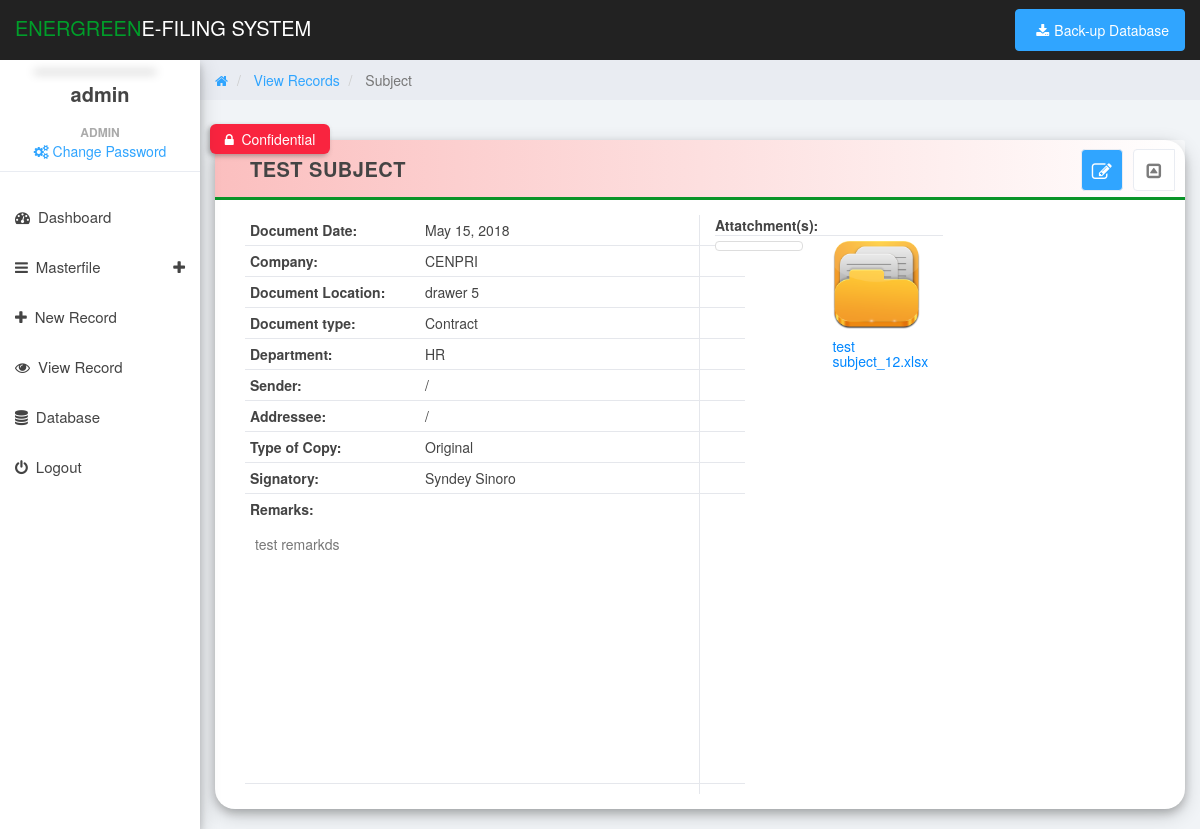
The app's page /view_details2.php?id=1 (signed in) with its own data.
### tables this page shows
CREATE TABLE IF NOT EXISTS `document_info` (
`document_id` int(11) NOT NULL,
  `type_id` int(11) NOT NULL,
  `user_id` int(11) NOT NULL,
  `company_id` int(11) NOT NULL DEFAULT '0',
  `department_id` int(11) NOT NULL,
  `logged_date` varchar(255) DEFAULT NULL,
  `document_date` varchar(255) DEFAULT NULL,
  `location_id` int(11) NOT NULL DEFAULT '0',
  `subject` text NOT NULL,
  `copy_type` varchar(100) DEFAULT NULL,
  `confidential` varchar(15) DEFAULT NULL,
  `sender_company` varchar(150) DEFAULT NULL,
  `sender_person` varchar(255) DEFAULT NULL,
  `addressee_company` varchar(150) DEFAULT NULL,
  `addressee_person` varchar(255) DEFAULT NULL,
  `addressee` varchar(255) DEFAULT NULL,
  `signatory` varchar(255) DEFAULT NULL,
  `remarks` text NOT NULL,
  `email_attach` int(11) NOT NULL DEFAULT '0',
  `email_sender` varchar(255) DEFAULT NULL
);

CREATE TABLE IF NOT EXISTS `company` (
`company_id` int(11) NOT NULL,
  `company_name` varchar(255) NOT NULL
);

CREATE TABLE IF NOT EXISTS `document_location` (
`location_id` int(11) NOT NULL,
  `location_name` varchar(255) DEFAULT NULL
);

CREATE TABLE IF NOT EXISTS `document_type` (
`type_id` int(11) NOT NULL,
  `type_name` varchar(100) DEFAULT NULL
);

CREATE TABLE IF NOT EXISTS `department` (
`department_id` int(11) NOT NULL,
  `department_name` varchar(100) DEFAULT NULL
);

CREATE TABLE IF NOT EXISTS `document_attach` (
`attach_id` int(11) NOT NULL,
  `document_id` int(11) NOT NULL,
  `attach_file` varchar(255) DEFAULT NULL,
  `attach_remarks` text NOT NULL
);

### functions/functions.php (called while the page is built, shortened)
<?php
	function getInfo($con, $column, $table, $id, $value_id){
		$get = $con->query("SELECT $column FROM $table WHERE $id = '$value_id'");
		$fetch = $get->fetch_array();
		return $fetch[$column];
	}
?>

### view_details2.php (the view, shortened to what this page needs)
<?php
	include('header.php');
	include 'functions/functions.php';
	if(isset($_GET['id'])){
        $id = $_GET['id'];
    } else {
        $id = '';
    }
?>
<body>
	<div class="col-sm-9 col-sm-offset-3 col-lg-10 col-lg-offset-2 main">
		<div class="row">
			<ol class="breadcrumb">
				<li>
					<a href="#">
						<em class="fa fa-home"></em>
					</a>
				</li>
				<li class="active">
					<a href="viewrecord.php">
						View Records
					</a>
				</li>
				<li class="active">
					Subject
				</li>
			</ol>
		</div>
		<div class="row">
			<div class="col-md-12">
				<div class="panel panel-default box-shadow">
					<?php
						$query = mysqli_query($con,"SELECT * FROM document_info WHERE document_id = '$id'");
						$row = mysqli_fetch_array($query);
					?>
						<?php if($row['confidential'] == 'Yes') { ?>
						<span class="tooltiptext"> <span class="fa fa-lock"></span>&nbsp Confidential</span>
						<?php } ?>
					<div class="panel-heading <?php echo (($row[confidential] == 'Yes') ? 'panel-confi' :''); ?>" style="border-bottom:3px solid #099428">
						<table width="100%">
							<tr>
								<td style="text-transform:uppercase;padding-left:20px">
									<strong>
										 <?php echo $row['subject'];?>
									</strong>
									<span class="pull-right clickable panel-toggle panel-button-tab-left"><em class="fa fa-toggle-up"></em></span>
									<a class="pull-right  btn-primary panel-toggle" style="background:#30a5ff;color:white" href="newrecord.php?docid=<?php echo $id; ?>"><em class="fa fa-edit"></em></a>
								</td>
							</tr>
						</table>
					</div>
					<div class="panel-body">
						<div class="canvas-wrapper">
							<div class="col-lg-6" style="border-right:1px solid #e5e7ec">
								<table width="100%">
									<tr>
										<td class="tr-class" width="35%"><strong>Document Date:</strong></td>
										<td class="tr-class" width="65%"><span><?php echo (!empty($row['document_date']) ? date("F d, Y",strtotime($row['document_date'])) : '');?></span></td>
									</tr>
									<tr>
										<td class="tr-class" width="35%"><strong>Company:</strong></td>
										<td class="tr-class" width="65%"><span><?php echo getInfo($con, 'company_name', 'company', 'company_id',  $row['company_id']);?></span></td>
									</tr>
									<tr>
										<td class="tr-class" width="35%"><strong>Document Location:</strong></td>
										<td class="tr-class" width="65%"><span><?php echo getInfo($con, 'location_name', 'document_location', 'location_id',  $row['location_id']);?></span></td>
									</tr>
									<tr>
										<td class="tr-class" width="35%"><strong>Document type:</strong></td>
										<td class="tr-class" width="65%"><span><?php echo getInfo($con, 'type_name', 'document_type', 'type_id',  $row['type_id']);?></span></td>
									</tr>
									<tr>
										<td class="tr-class" width="35%"><strong>Department:</strong></td>
										<td class="tr-class" width="65%"><span><?php echo getInfo($con, 'department_name', 'department', 'department_id',  $row['department_id']);?></span></td>
									</tr>
									<tr>
										<td class="tr-class" width="35%"><strong>Sender:</strong></td>
										<td class="tr-class"><span><?php echo $row['sender_company'].' / '.$row['sender_person'];?></span></td>
									</tr>
									<tr>
										<td class="tr-class" width="35%"><strong>Addressee:</strong></td>
										<td class="tr-class"><span><?php echo $row['addressee_company'].' / '.$row['addressee_person'];?></span></td>
									</tr>
									<tr>
										<td class="tr-class" width="35%"><strong>Type of Copy:</strong></td>
										<td class="tr-class" width="65%"><span><?php echo $row['copy_type'];?></span></td>
									</tr>
									<tr>
										<td class="tr-class" width="35%"><strong>Signatory:</strong></td>
										<td class="tr-class" width="65%"><span><?php echo $row['signatory'];?></span></td>
									</tr>
									<tr>
										<td colspan="2" style="padding:5px"><strong>Remarks:</strong></td>
									</tr>
									<tr>
										<td colspan="2">
											<p class="p_remarks">
												<span><?php echo $row['remarks'];?></span>
											</p>
										</td>
									</tr>
								</table>
							</div>
							<div class="col-lg-6">
								<div class="row" style="padding-left:15px">
									<strong>Attatchment(s):</strong>
									<div style="border-bottom:1px solid #e5e7ec;width:50%;margin-bottom:5px"></div>
								</div>
								<div class="row">
									<?php
		                                $sql1 = mysqli_query($con,"SELECT * FROM document_attach WHERE document_id = '$row[document_id]'");
		                                while ($row2 = mysqli_fetch_array($sql1)){
		                                $cert1=explode(".",$row2['attach_file']);
		                                $attach2 = $cert1[1];
		                                if($attach2=='png' || $attach2=='jpg' || $attach2 == 'jpeg' || $attach2 == 'PNG' || $attach2 == 'JPG' || $attach2 == 'JPEG'){
		                            ?>
									<div class="col-lg-3 col-md-4 col-xs-6 thumb animate-box ">
		                                <a class="thumbnail shadow" href="#" data-image-id="" data-toggle="modal" data-title="<?php echo $row2['attach_remarks'];?>" data-caption="<?php echo $row2['attach_remarks'];?>" data-image="upload/<?php echo $row2['attach_file'];?>" data-target="#image-gallery">
		                                </a>
		                            </div>
		                            <?php } else { ?>
		                            	<div class="col-lg-3 col-md-4 col-xs-6 thumb animate-box ">
		                            		<a class=" shadow" href='upload/<?php echo $row2['attach_file']; ?>' target='_blank'><img class="img-responsive" src='upload/necs/Treetog-I-Documents.ico'><h5 class="sas" style="color:#0087ff"><?php echo $row2['attach_file']; ?></h5></a>
		                            	</div>
		                            <?php } } ?>
								</div>
							</div>
						</div>
					</div>
				</div>
			</div>
		</div>
	</div>
</body>
</html>

### css/styles.css (style rules this page uses)
body { background: #f1f4f7; padding-top: 60px; font-size: 14px; color: #444444; font-family: "Montserrat", "Helvetica Neue", Helvetica, Arial, sans-serif; }
p { color: #777; }
a, a:hover, a:focus { color: #30a5ff; }
h1, h2, h3, h4, h5, h6 { color: #444444; }
.btn-primary, .btn-primary:hover, .btn-primary:focus, .btn-primary:active, .btn-primary.active, .open > .dropdown-toggle.btn-primary, .btn-primary.disabled, .btn-primary[disabled], fieldset[disabled] .btn-primary, .btn-primary.disabled:hover, .btn-primary[disabled]:hover, fieldset[disabled] .btn-primary:hover, .btn-primary.disabled:focus, .btn-primary[disabled]:focus, fieldset[disabled] .btn-primary:focus, .btn-primary.disabled:active, .btn-primary[disabled]:active, fieldset[disabled] .btn-primary:active, .btn-primary.disabled.active, .btn-primary[disabled].active, fieldset[disabled] .btn-primary.active { background-color: #30a5ff; border-color: #30a5ff; }
.panel { border: 0; }
.panel-heading .fa-toggle-up, .panel-heading .fa-toggle-down { font-size: 17px; }
.panel-heading { font-size: 20px; font-weight: 300; letter-spacing: 0.025em; height: 60px; line-height: 38px; }
.panel-default .panel-heading { background: #fff; border-bottom: 1px solid #e9ecf2; color: #444444; }
.panel-settings a, .panel-toggle { width: 40px; padding: 2px 0 0 0; }
.panel-settings, .panel-toggle { display: inline-block; margin: -1px -5px 0 15px !important; border-radius: 4px; text-align: center; border: 1px solid #e9ecf2; color: #7c7c7c; background: #fff; width: 42px; }
.clickable { cursor: pointer; }
.panel-heading span { margin: 0px; font-size: 14px; }
.panel-button-tab-left { border-top-right-radius: 0; border-bottom-right-radius: 0; }
.breadcrumb { border-radius: 0; padding: 10px 15px 10px 15px; background: #e9ecf2; margin: 0; }

### css/main.css (style rules this page uses)
.box-shadow { box-shadow: 0 4px 8px 0 rgba(0, 0, 0, 0.2), 0 6px 20px 0 rgba(0, 0, 0, 0.19); }
.p_remarks { margin-top:10px; min-height:250px; border-bottom:1px solid #e5e7ec; padding:0px 10px 0px 10px; width: 500px; }
.panel-default { border-radius: 20px; }

### view_details2.php (style rules this page uses)
.tr-class { padding: 5px; border-bottom:1px solid #e5e7ec; }
.panel-confi { background: linear-gradient(to right, #fbbfbf , #ffffff7a)!important; }
.tooltiptext { visibility: visible; width: 120px; background-color: #f9243f; color: #fff; text-align: center; border-radius: 6px; padding: 5px 0; box-shadow: -2px 2px 5px #4848486e; position: absolute; z-index: 1; bottom: 98%; left: 7%; margin-left: -60px; }

### records on screen
document_info: subject "TEST SUBJECT", document_date "May 15, 2018", company.company_name "CENPRI", location.location_name "drawer 5", type.type_name "Contract", department.department_name "HR", copy_type "Original", signatory "Syndey Sinoro", remarks "test remarkds"
document_attach: attach_file "test subject_12.xlsx"

### other values on screen
$_SESSION['username'] "admin"
$_SESSION['fullname'] "ADMIN"
